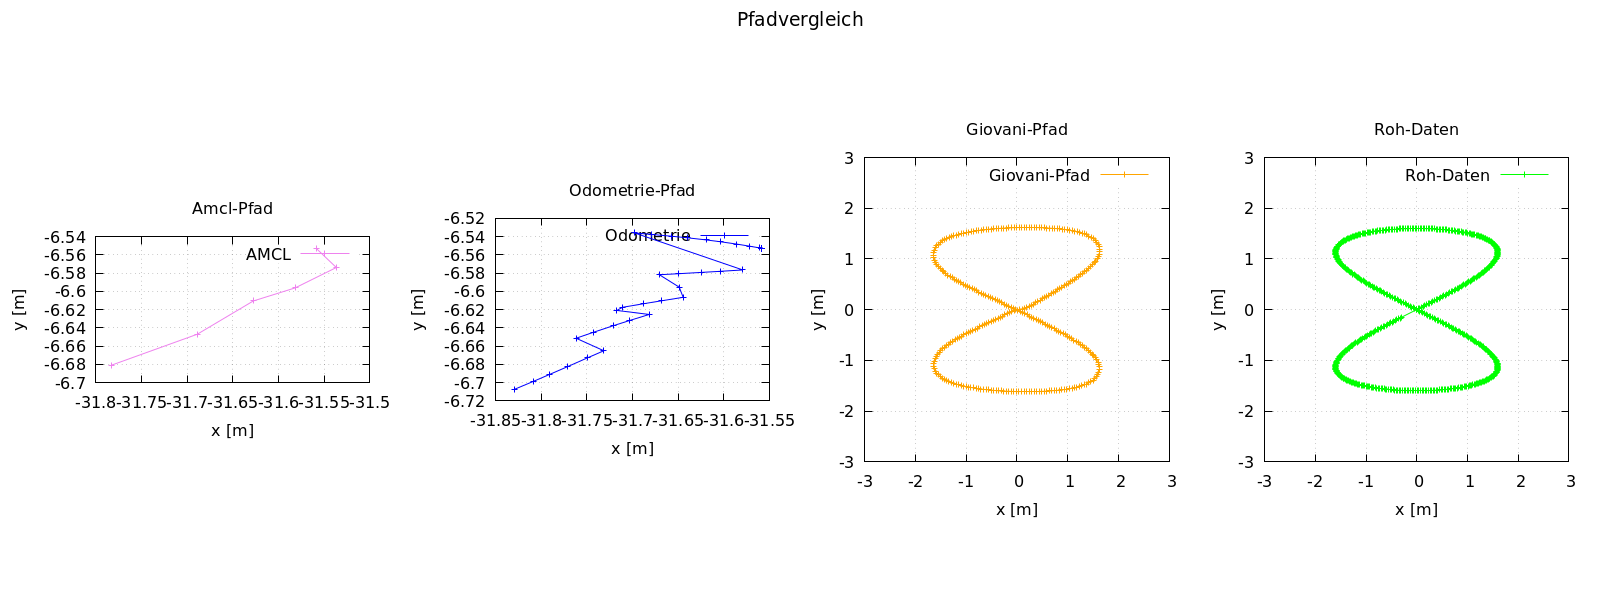

Reproduce this figure in gnuplot.
set size ratio -1
set terminal pngcairo size 1600,600   
set output 'multi.png'

set multiplot layout 1,4 title "Pfadvergleich" font ",14"

# --- AMCL ---
set size ratio -1
set title 'Amcl-Pfad'
set xlabel 'x [m]'
set ylabel 'y [m]'
set grid
plot 'amcl_path.txt' using 1:2 with linespoints lc rgb "violet" title 'AMCL'

# --- Odometrie ---
set title 'Odometrie-Pfad'
set xlabel 'x [m]'
set ylabel 'y [m]'
set grid
plot 'odom_path.txt' using 1:2 with linespoints lc rgb "blue" title 'Odometrie'

# --- Giovani ---
set title 'Giovani-Pfad'
set xlabel 'x [m]'
set ylabel 'y [m]'
set grid
set xrange [-3:3]
set yrange [-3:3]
plot '/home/kian/Downloads/Beispielpfade/giodat.txt' using 1:2 with linespoints lc rgb "orange" title 'Giovani-Pfad'

# --- Roh ---
set title 'Roh-Daten'
set xlabel 'x [m]'
set ylabel 'y [m]'
set grid
set xrange [-3:3]
set yrange [-3:3]
plot '/home/kian/Downloads/Beispielpfade/acht.dat' using 1:2 with linespoints lc rgb "green" title 'Roh-Daten'
unset multiplot
